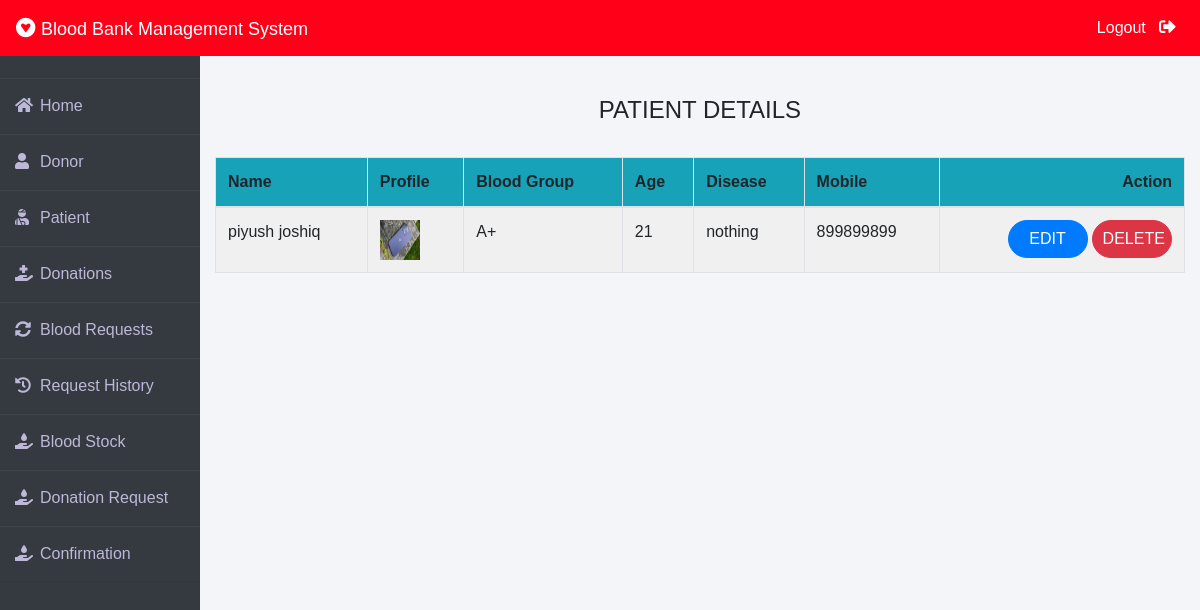
The app's page /admin-patient (signed in), older data.
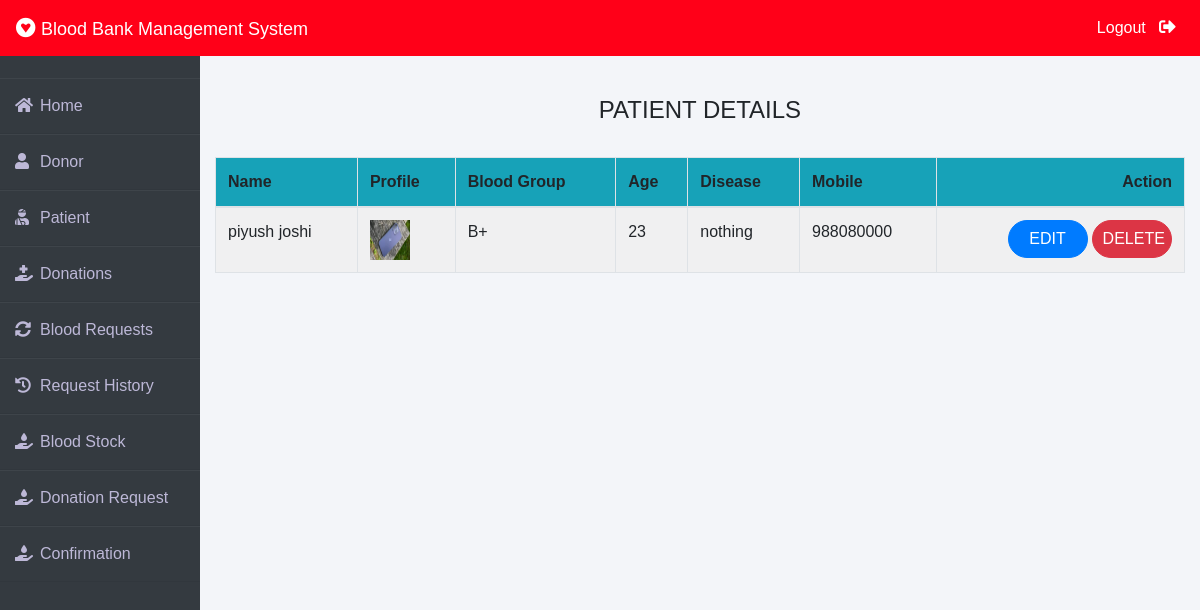
The same page, newer data.
### patient/models.py (models this page shows, shortened)
class Patient(models.Model):
    user=models.OneToOneField(User,on_delete=models.CASCADE)
    profile_pic= models.ImageField(upload_to='profile_pic/Patient/',null=True,blank=True)
    age=models.PositiveIntegerField()
    bloodgroup=models.CharField(max_length=10)
    disease=models.CharField(max_length=100)
    doctorname=models.CharField(max_length=50)
    address = models.CharField(max_length=40)
    mobile = models.CharField(max_length=20,null=False)
    @property
    def get_name(self):
        return self.user.first_name+" "+self.user.last_name

### blood/views.py (the view)
# urls.py: path('admin-patient', views.admin_patient_view,name='admin-patient'),
@login_required(login_url='adminlogin')
def admin_patient_view(request):
    patients=Patient.objects.all()
    return render(request,'blood/admin_patient.html',{'patients':patients})

### blood/templates/blood/admin_patient.html
{% extends 'blood/adminbase.html' %}
{% block content %}
{% load widget_tweaks %}
{%load static%}
<br><br>
<div class="container">
    <H4 class="text-center">PATIENT DETAILS</H4><br>
    <table class="table table-light table-hover table-bordered table-striped">
        <thead class="bg-info">
            <tr>
                <th scope="col">Name</th>
                <th scope="col">Profile</th>
                <th scope="col">Blood Group</th>
                <th scope="col">Age</th>
                <th scope="col">Disease</th>
                <th scope="col">Mobile</th>
                <th class="text-right">Action</th>
            </tr>
        </thead>
        <tbody>
            {% for t in patients %}
            <tr>
                <td> {{t.get_name}}</td>
                <td> <img src="{% static t.profile_pic.url %}" alt="Profile Pic" height="40px" width="40px" /></td>
                <td>{{t.bloodgroup}}</td>
                <td>{{t.age}}</td>
                <td>{{t.disease}}</td>
                <td>{{t.mobile}}</td>
                <td class="text-right">
                    <button class="btn btn-primary badge-pill" style="width: 80px;"><a  style="text-decoration: none;color: white;" href="{% url 'update-patient' t.id  %}">EDIT</a> </button>
                    <button class="btn btn-danger badge-pill" style="width: 80px;"><a  style="text-decoration: none;color: white;" href="{% url 'delete-patient' t.id  %}">DELETE</a> </button>
                </td>
            </tr>
            {% endfor %}
        </tbody>
    </table>
</div>
{% endblock content %}

Row changes from the older to the newer data that the page shows:
removed Patient: get_name "piyush joshiq", profile_pic (picture), bloodgroup "A+", age "21", disease "nothing", mobile "899899899"
added Patient: get_name "piyush joshi", profile_pic (picture), bloodgroup "B+", age "23", disease "nothing", mobile "988080000"
